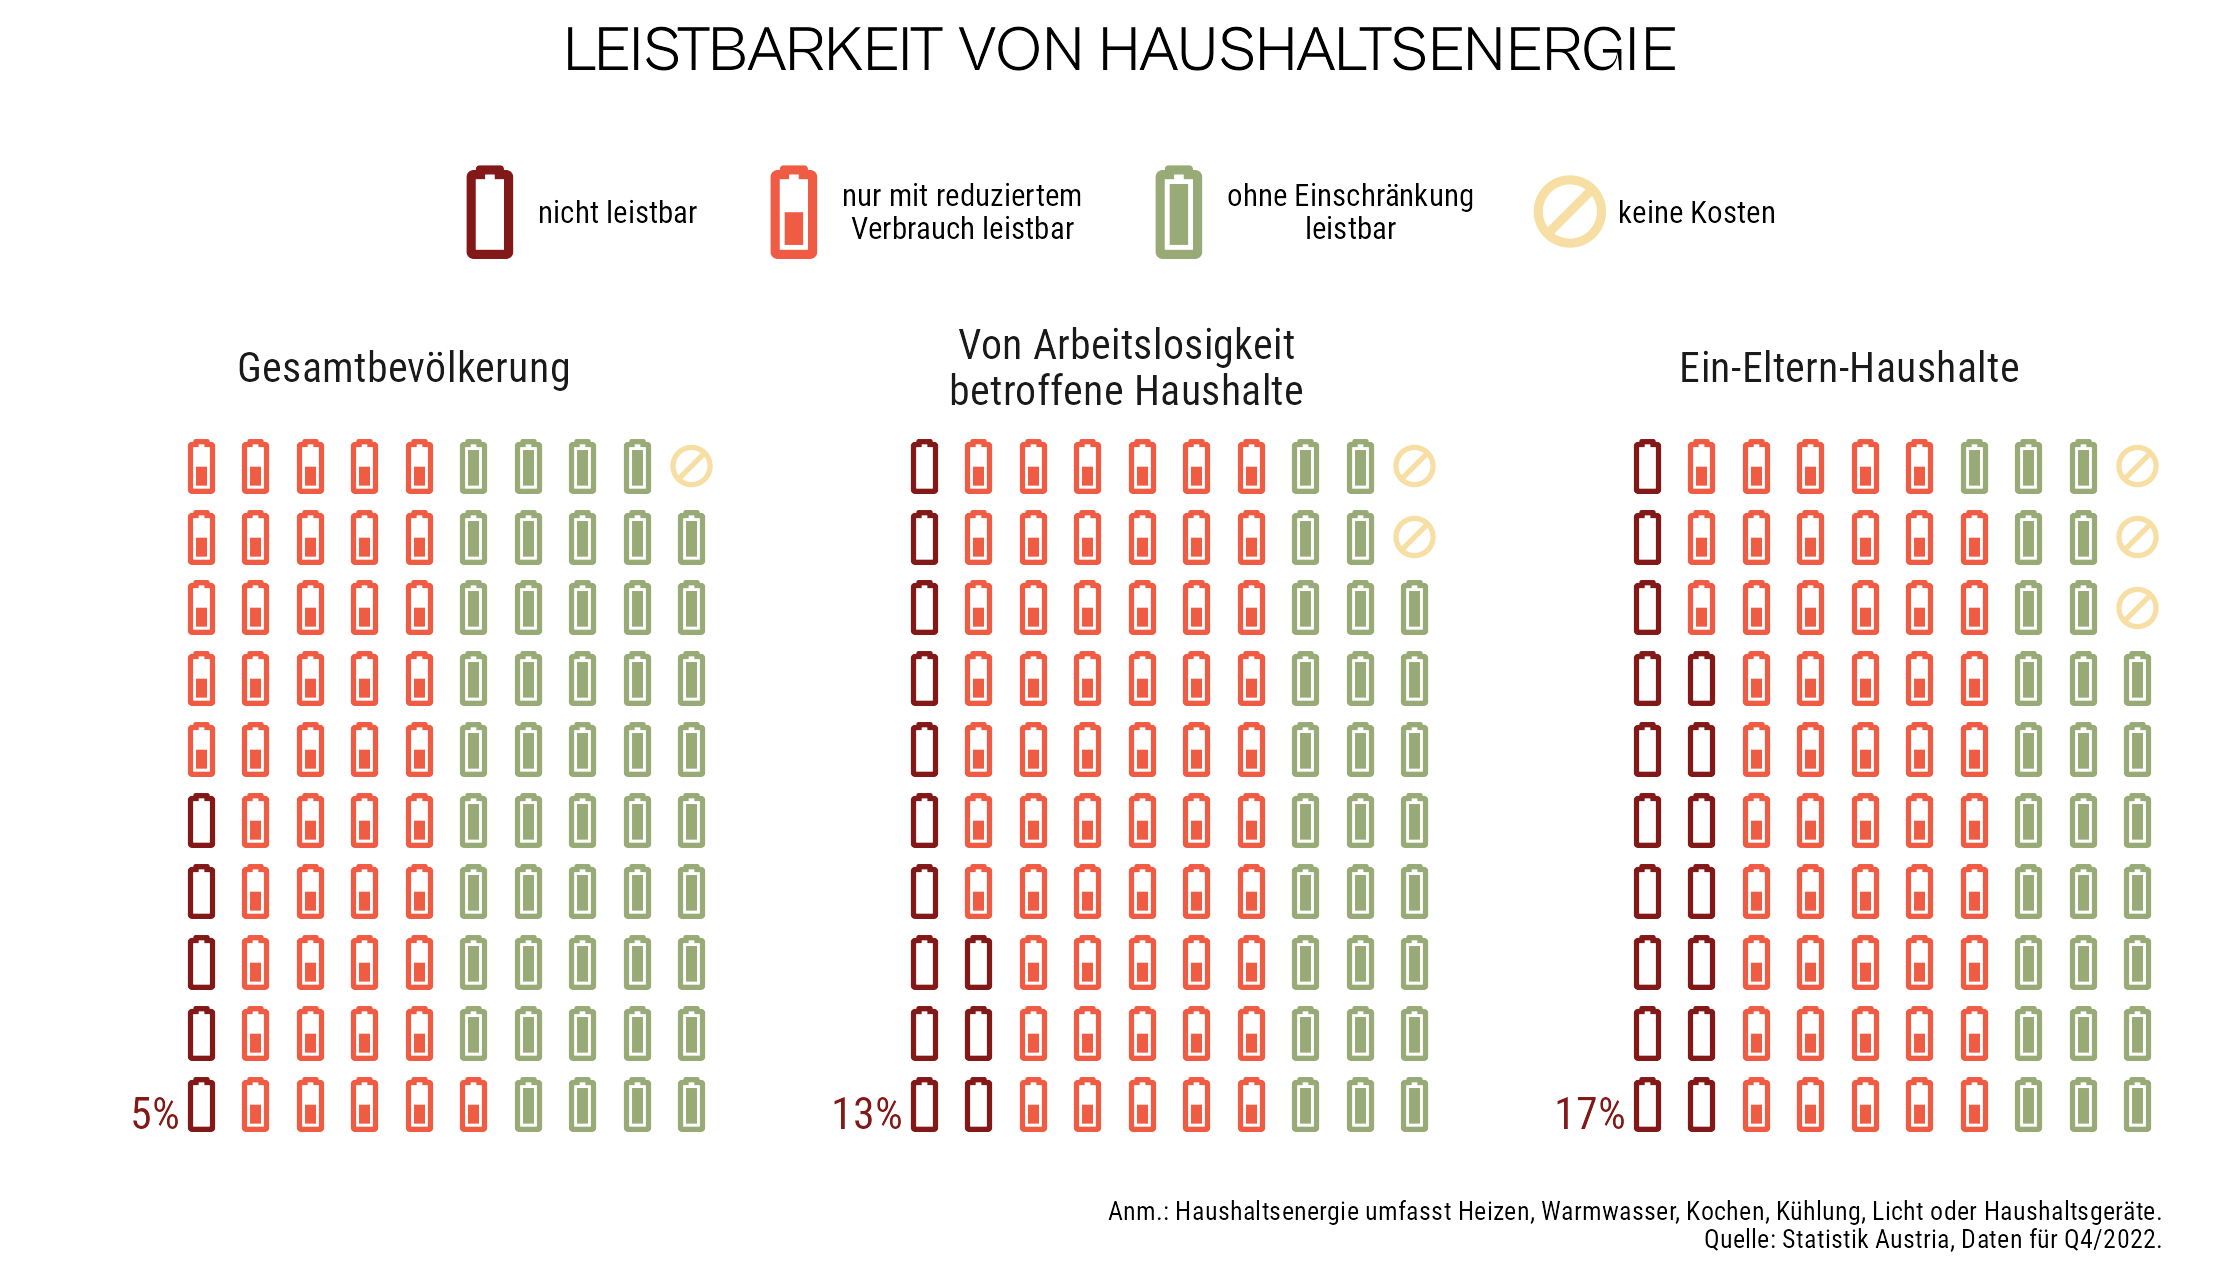

Write the R code that produced this figure.
library(tidyverse)
library(waffle)

data <- tribble(~gruppe, ~`nicht leistbar`, ~`nur mit reduziertem\nVerbrauch leistbar`, ~`ohne Einschränkung\nleistbar`, ~`keine Kosten`,
                "Gesamtbevölkerung", 5, 46, 48, 1,
                "Von Arbeitslosigkeit\nbetroffene Haushalte", 13, 57, 28, 2,
                "Ein-Eltern-Haushalte", 17, 52, 28, 3)

labdat <- tribble(~gruppe, ~x, ~y, ~lab,
                  factor("Gesamtbevölkerung"), 0, 0.5, 4.9,
                  factor("Von Arbeitslosigkeit\nbetroffene Haushalte"), 0, 0.5, 13.2,
                  factor("Ein-Eltern-Haushalte"), 0, 0.5, 17.1)

plotdata <- data |> pivot_longer(-gruppe, names_to = "cat", values_to = "vals") |> 
  mutate(gruppe = fct_relevel(gruppe, "Ein-Eltern-Haushalte", after = 2),
         cat = fct_inorder(cat)) 

plotdata |> 
  ggplot() +
  geom_text(data = labdat, aes(x = x, y = y), 
            label = scales::percent(labdat$lab, accuracy = 1, scale = 1), 
            color = "#831818", size = 3.5, family = "Roboto Condensed",
            hjust = 1, vjust = 0, nudge_x = 0.65, nudge_y = 0.15) +
  geom_pictogram(aes(color = cat, values = vals, label = cat), size = 3.5, 
                 n_rows = 10, flip = F, family = "Font Awesome 5 Free Solid", 
                 angle = 90, inherit.aes = F) +
  scale_color_manual(name = NULL, values = MetBrewer::met.brewer("Paquin")[c(1,3,8,6)], 
                     guide = guide_legend(label.position = "right",
                                          label.theme = element_text(size = 7, lineheight = 0.9,
                                                                     family = "Roboto Condensed", 
                                                                     margin = margin(r = 1.5, unit = "lines")),
                                          label.hjust = 0.5, nrow = 1, 
                                          override.aes = list(size = 6, angle = 90))) +
  scale_label_pictogram(name = NULL,
                        values = c("battery-empty", "battery-half", "battery-full", "ban")) +
  coord_fixed(expand = F, xlim = c(-1, NA), ratio = 1.3) +
  facet_wrap(~gruppe, strip.position = "top") +
  theme_minimal(base_family = "Roboto Condensed", base_size = 12) +
  theme_enhance_waffle() +
  labs(title = toupper("Leistbarkeit von Haushaltsenergie"),
       caption = "Anm.: Haushaltsenergie umfasst Heizen, Warmwasser, Kochen, Kühlung, Licht oder Haushaltsgeräte.\nQuelle: Statistik Austria, Daten für Q4/2022.") +
  theme(legend.position = "top", 
        legend.spacing.x = unit(0.2, unit = "lines"),
        legend.margin = margin(t = 1, unit = "lines"),
        plot.title = element_text(hjust = 0.5, family = "Cabinet Grotesk"),
        plot.title.position = "plot",
        plot.caption = element_text(size = 6, margin = margin(t = 2, unit = "lines")),
        panel.spacing.x = unit(1.5, "lines"))

ggsave(filename = "12_23_Energiearmut.png", width = 7, height = 4, dpi = 320, bg = "white")
